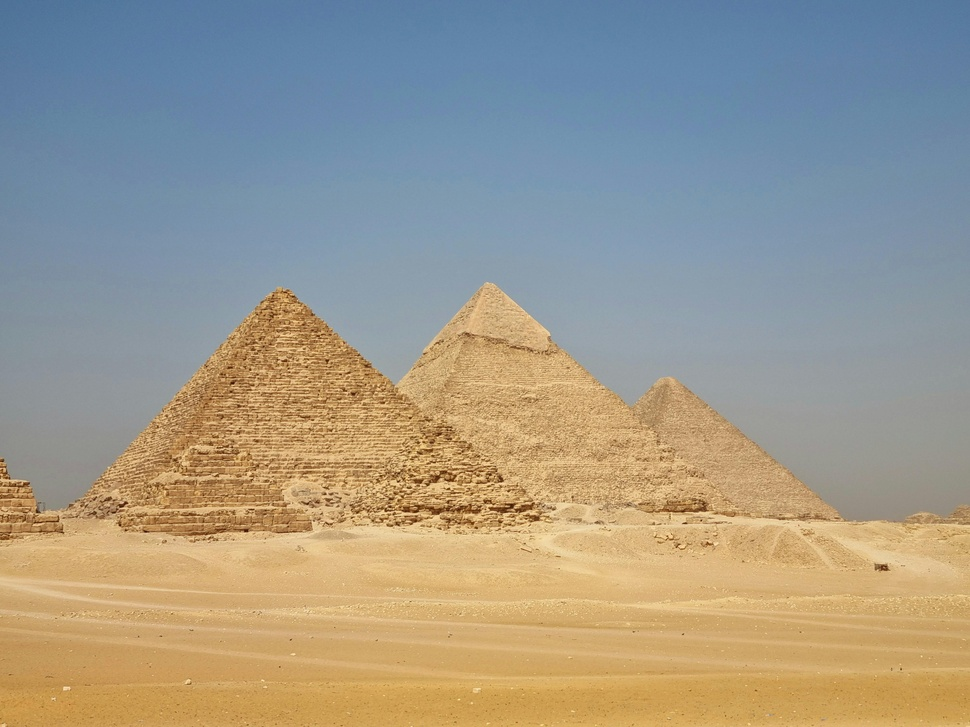
#> input picture photo-editor/imgs/pexels-chiara-vannoni-19552850.jpg, 970 x 727 px, shrunk from 4032 x 3024 before the run; its folder holds only this picture in this run
$ python photoEditor.py
#> lines starting #> are read from the running program, lines starting #| are printed output that depends on the picture
from PIL import Image, ImageEnhance, ImageFilter
import os

path = "./imgs"
outPath = "/editedImgs"


def editPhoto(path, outPath):
#> called with path = './imgs', outPath = '/editedImgs'
  for filename in os.listdir(path):
    img = Image.open(f"{path}/{filename}")
#> img is the input picture: PIL image 970x727 RGB; mean R, G, B 158.1, 153.2, 139.7

    edit = img.filter(ImageFilter.SHARPEN).convert("L")
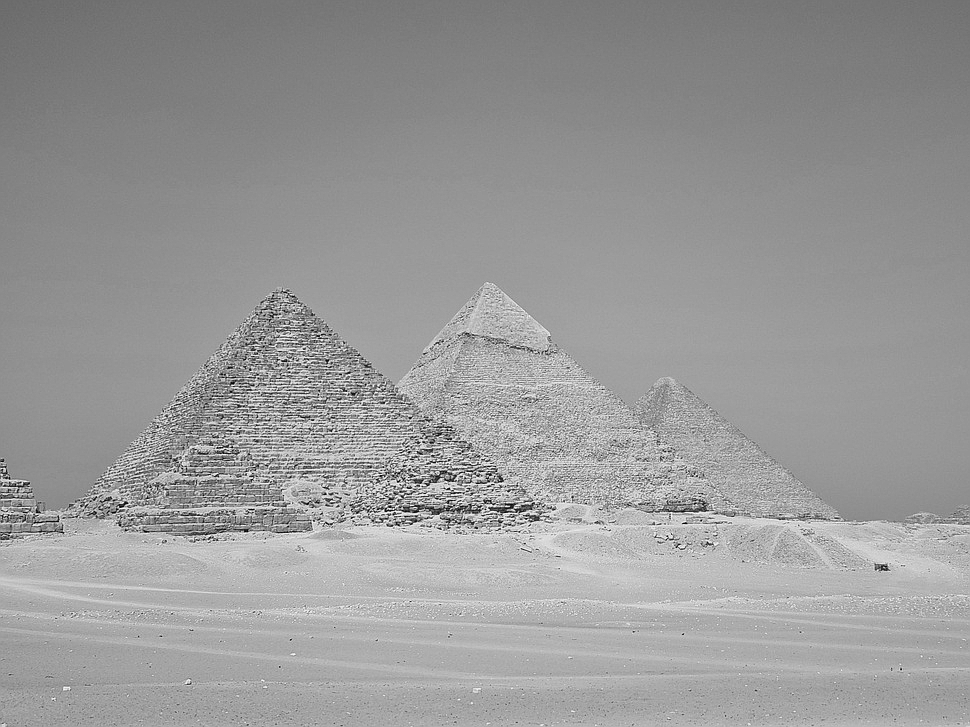
#> edit: PIL image 970x727 L; min 0, max 254, mean 153.1

    factor = 1.5
    enhancer = ImageEnhance.Contrast(edit)
    edit = enhancer.enhance(factor)
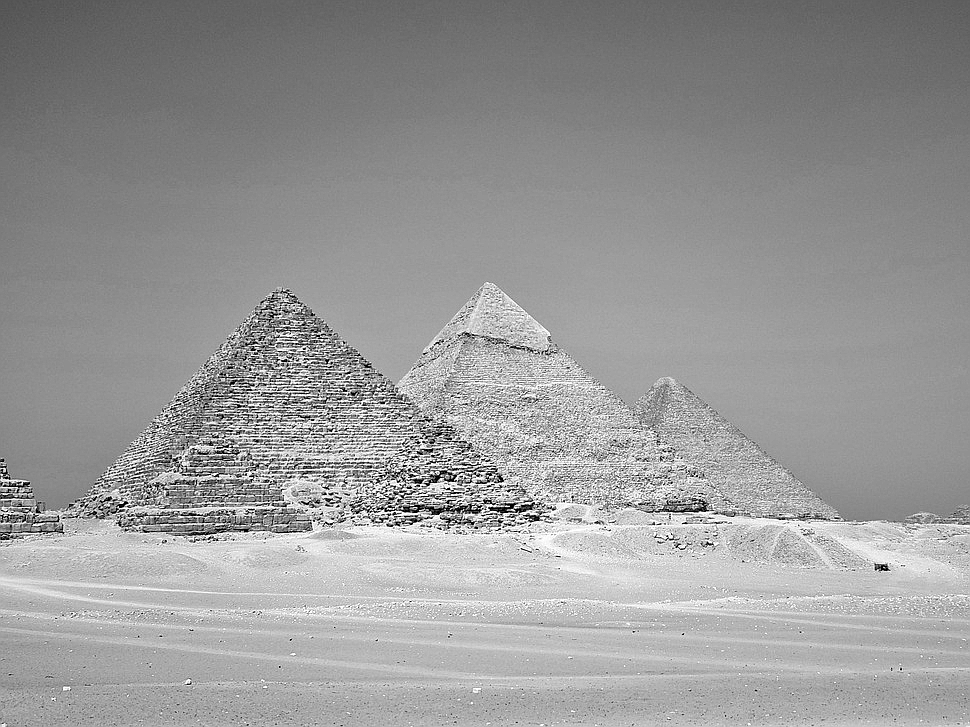
#> edit: PIL image 970x727 L; min 0, max 255, mean 152.9

    cleanName = os.path.splitext(filename)[0]

    edit.save(f".{outPath}/{cleanName}_edited.jpg")

if __name__ == "__main__":
  editPhoto(path, outPath)

$ run again, on photo-editor/imgs/pexels-d-s-19288164.jpg
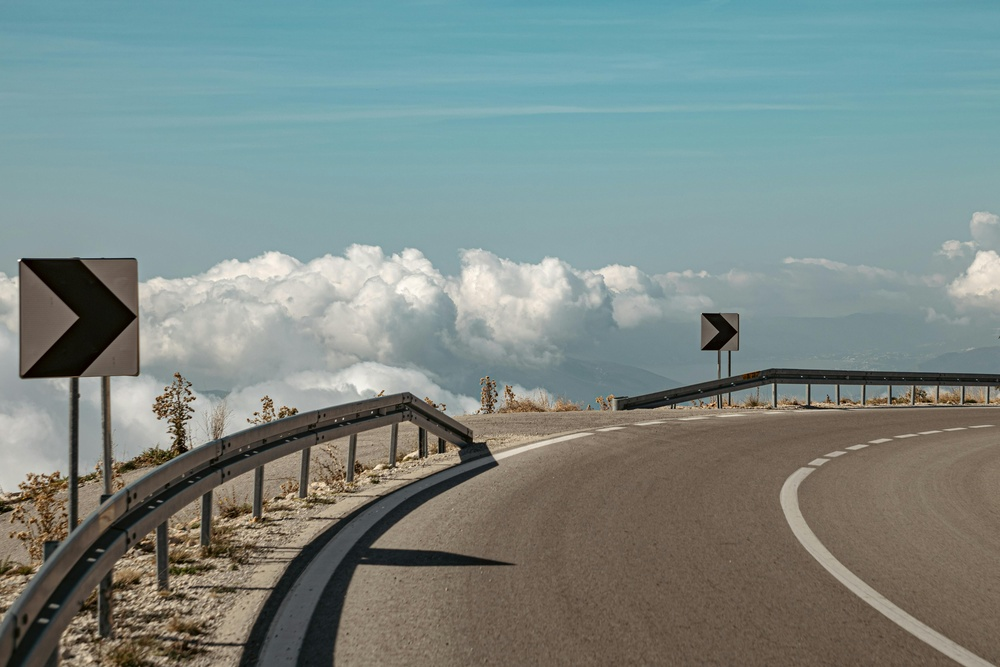
#> input picture photo-editor/imgs/pexels-d-s-19288164.jpg, 1000 x 667 px, shrunk from 5001 x 3334 before the run
#> in editPhoto, img is the input picture: PIL image 1000x667 RGB; mean R, G, B 123.3, 136.7, 133.2
#> in editPhoto, `edit = img.filter(ImageFilter.SHARPEN).convert("L")`:
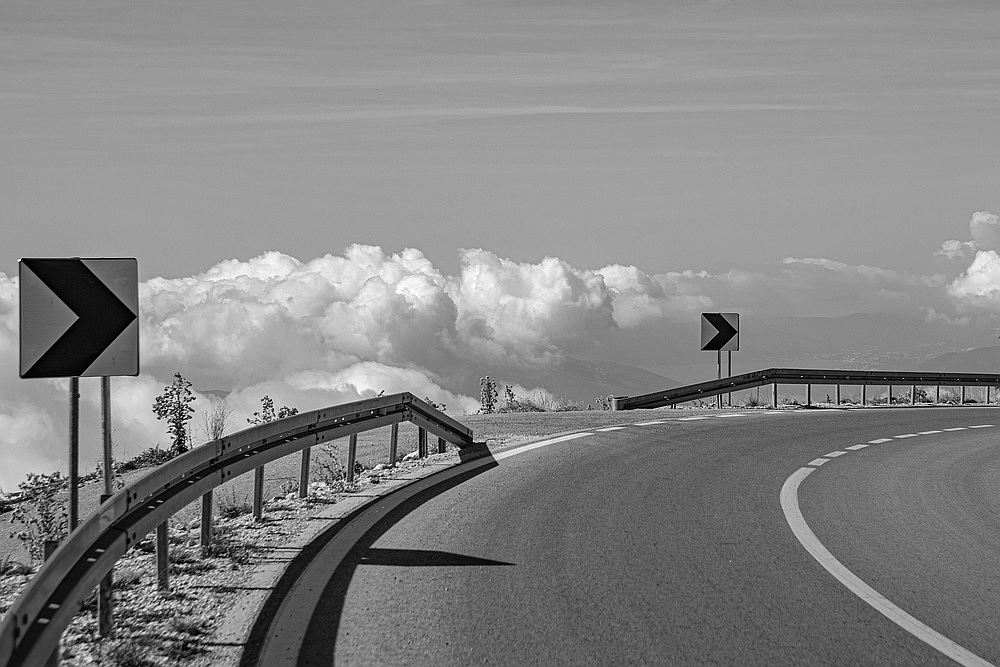
#> edit: PIL image 1000x667 L; min 0, max 255, mean 132.4
#> in editPhoto, `edit = enhancer.enhance(factor)`:
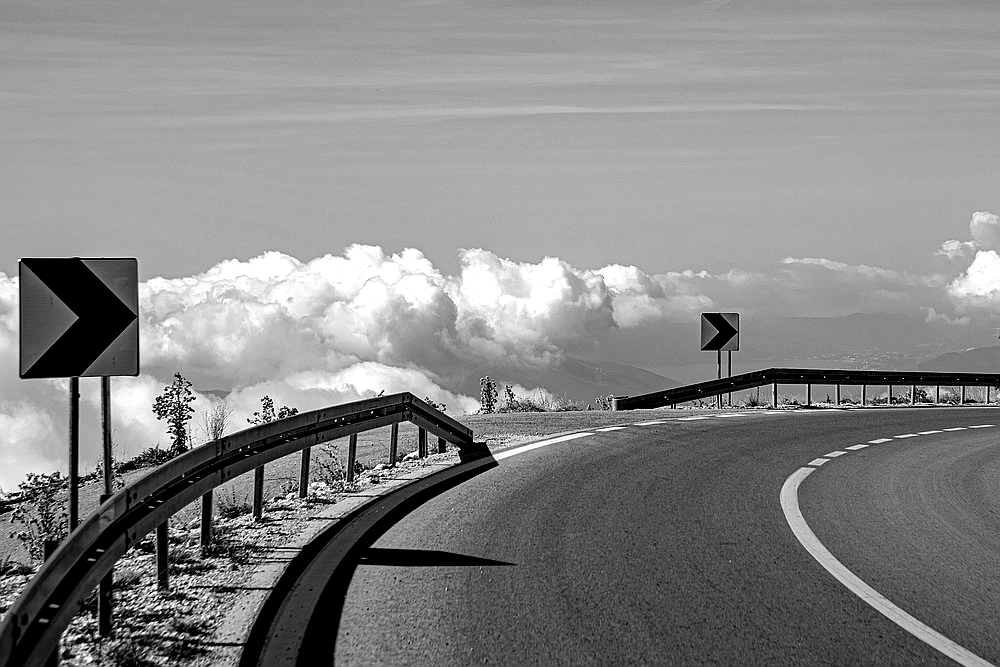
#> edit: PIL image 1000x667 L; min 0, max 255, mean 133.9

$ run again, on photo-editor/imgs/pexels-yoldakocayanlaar-_•uk-19518828.jpg
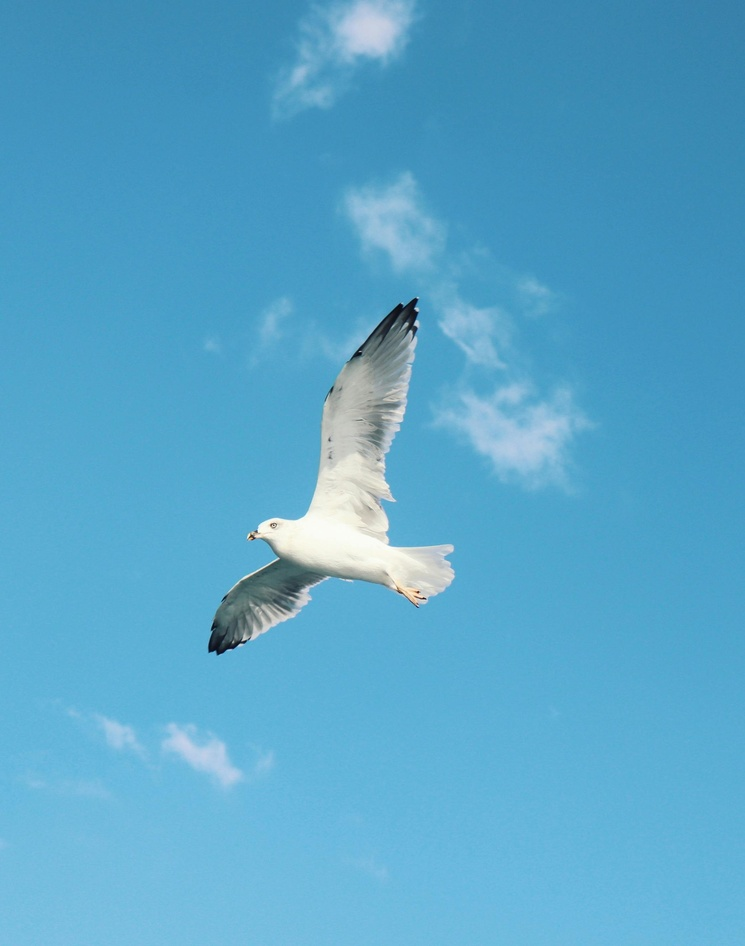
#> input picture photo-editor/imgs/pexels-yoldakocayanlaar-_•uk-19518828.jpg, 745 x 946 px, shrunk from 2092 x 2656 before the run
#> in editPhoto, img is the input picture: PIL image 745x946 RGB; mean R, G, B 88.6, 166.3, 202.9
#> in editPhoto, `edit = img.filter(ImageFilter.SHARPEN).convert("L")`:
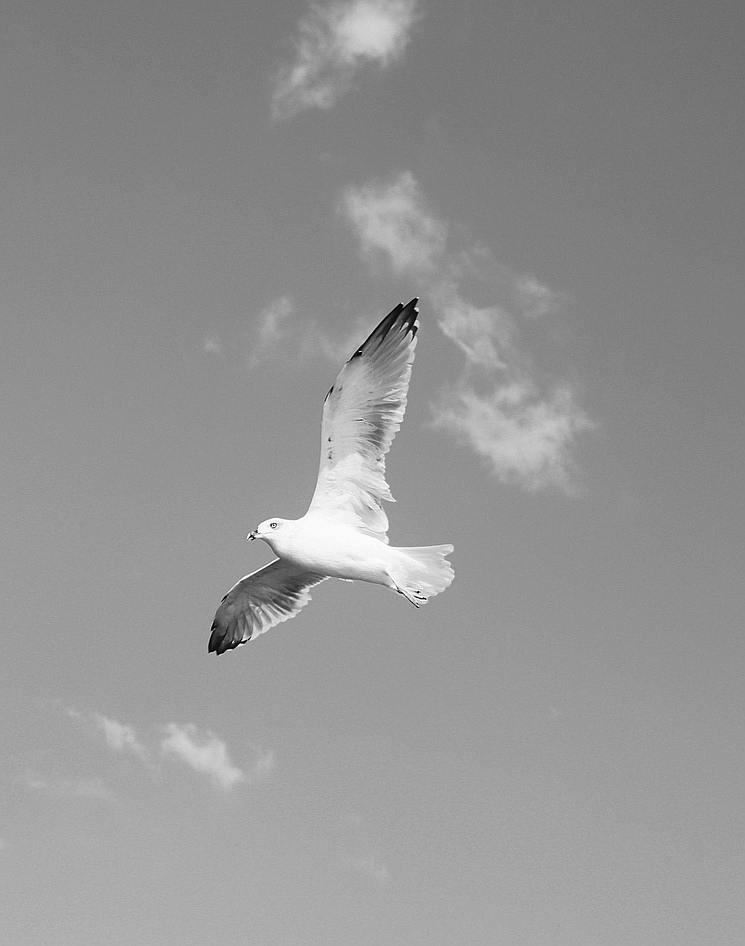
#> edit: PIL image 745x946 L; min 0, max 255, mean 147.3
#> in editPhoto, `edit = enhancer.enhance(factor)`:
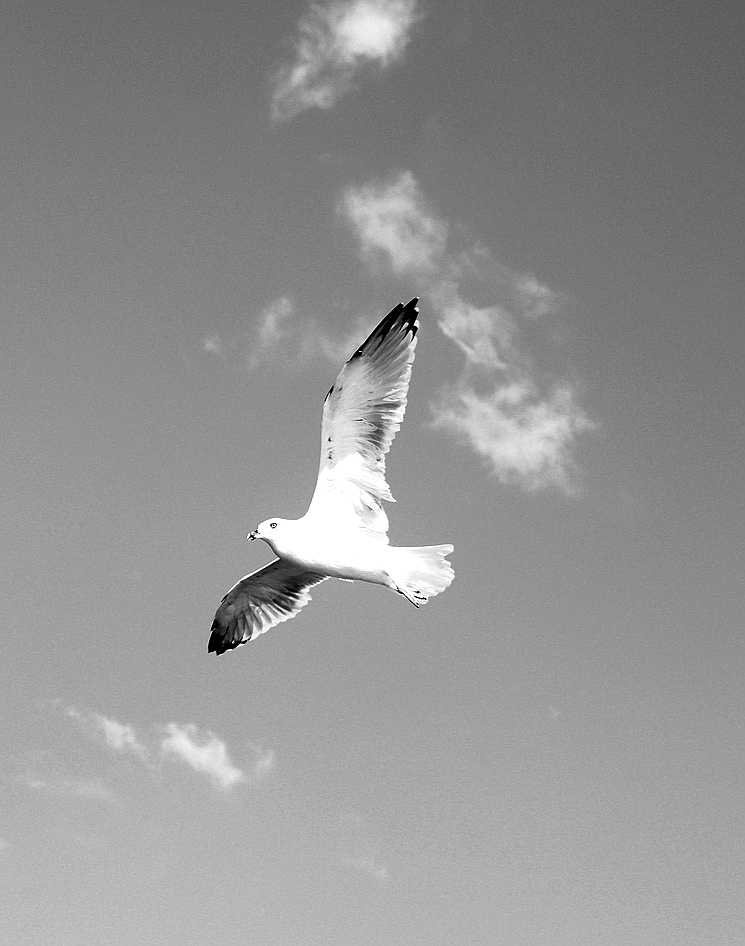
#> edit: PIL image 745x946 L; min 0, max 255, mean 146.8
